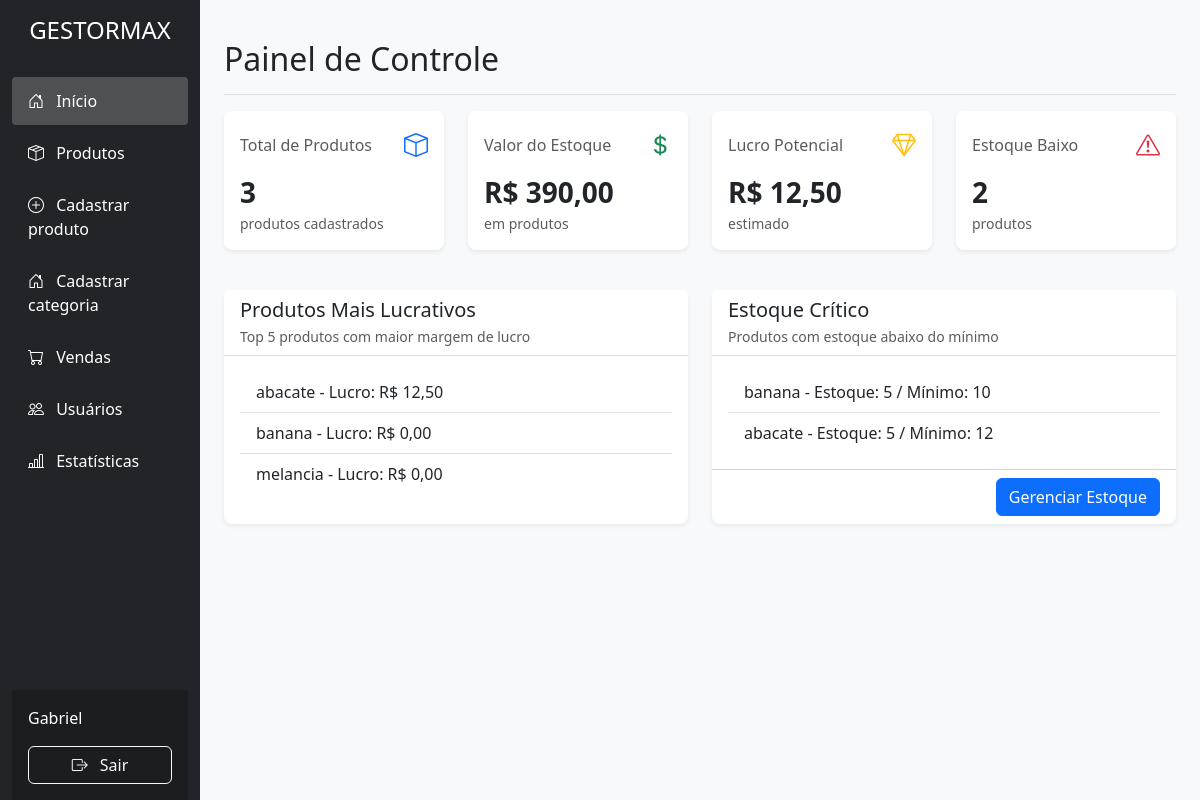
The page /pages/dashboard.php (signed in) on the database as committed earlier.
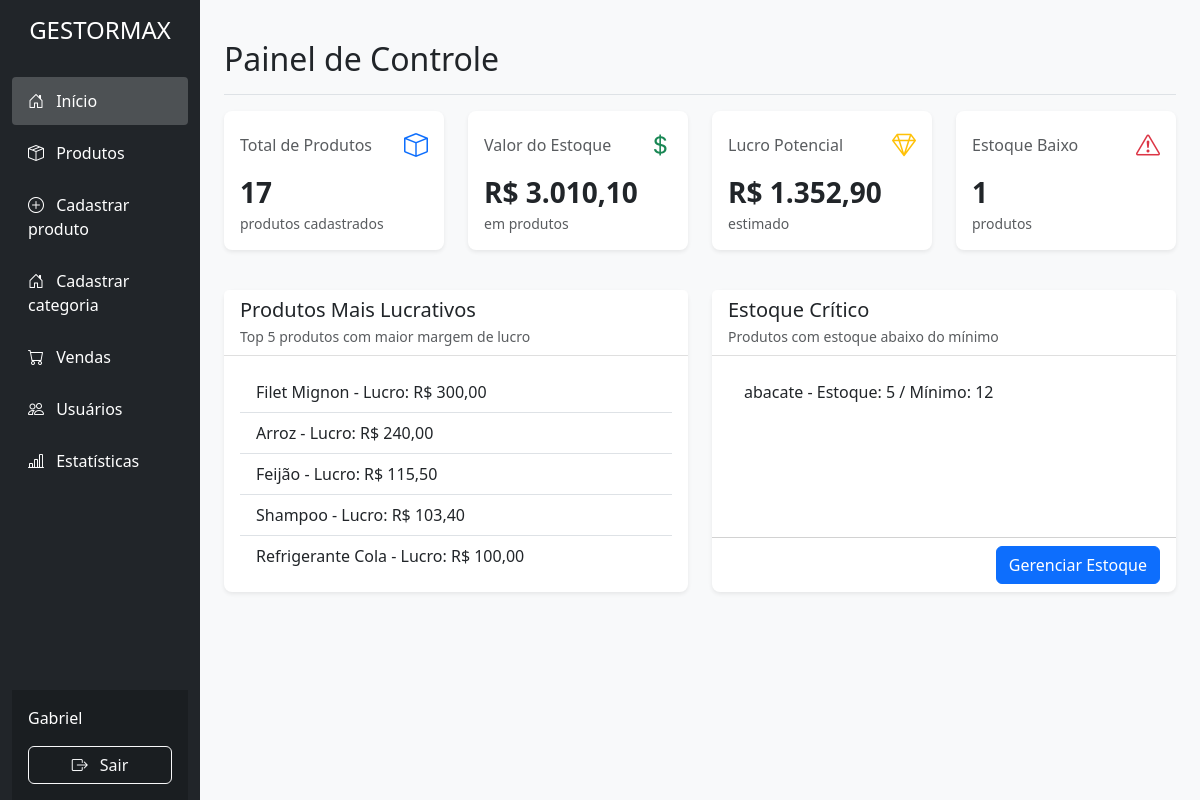
The same page on the database as committed later.
### tables this page shows
CREATE TABLE `produtos` (
  `id` int(11) NOT NULL,
  `nome` varchar(100) NOT NULL,
  `categoria_id` int(11) DEFAULT NULL,
  `quantidade_inicial` int(11) NOT NULL,
  `quantidade_minima` int(11) NOT NULL,
  `custo` decimal(10,2) NOT NULL,
  `valor_venda` decimal(10,2) NOT NULL
);

### pages/dashboard.php (the view, shortened to what the changed rows need)
<?php
include 'conexao.php';
$sqlTotal = "SELECT COUNT(*) AS total FROM produtos";
$resTotal = $conn->query($sqlTotal);
$totalProdutos = $resTotal->fetch_assoc()['total'] ?? 0;
$sqlValorEstoque = "SELECT SUM(custo * quantidade_inicial) AS valor_estoque FROM produtos";
$resValorEstoque = $conn->query($sqlValorEstoque);
$valorEstoque = $resValorEstoque->fetch_assoc()['valor_estoque'] ?? 0;
$sqlLucroPotencial = "SELECT SUM((valor_venda - custo) * quantidade_inicial) AS lucro_potencial FROM produtos";
$resLucroPotencial = $conn->query($sqlLucroPotencial);
$lucroPotencial = $resLucroPotencial->fetch_assoc()['lucro_potencial'] ?? 0;
$sqlEstoqueBaixo = "SELECT COUNT(*) AS estoque_baixo FROM produtos WHERE quantidade_inicial < quantidade_minima";
$resEstoqueBaixo = $conn->query($sqlEstoqueBaixo);
$estoqueBaixo = $resEstoqueBaixo->fetch_assoc()['estoque_baixo'] ?? 0;
$sqlTopLucrativos = "SELECT nome, quantidade_inicial, custo, valor_venda,
    ((valor_venda - custo) * quantidade_inicial) AS lucro_total
    FROM produtos
    ORDER BY lucro_total DESC
    LIMIT 5";
$resTopLucrativos = $conn->query($sqlTopLucrativos);
$sqlCriticos = "SELECT nome, quantidade_inicial, quantidade_minima FROM produtos WHERE quantidade_inicial < quantidade_minima";
$resCriticos = $conn->query($sqlCriticos);
?>
<!DOCTYPE html>
<html lang="pt-BR">
<head>
  <link href="https://cdn.jsdelivr.net/npm/bootstrap@5.3.0/dist/css/bootstrap.min.css" rel="stylesheet" />
  <link rel="stylesheet" href="https://cdn.jsdelivr.net/npm/bootstrap-icons@1.10.0/font/bootstrap-icons.css" />
  <link rel="stylesheet" href="../styles/dashboard.css" />
  <link rel="stylesheet" href="../styles/sidebar.css" />
</head>
<body>
  <div class="container-fluid">
    <div class="row">
      <?php include '../INCLUDE/sidebar.php'; ?>
      <main class="col-md-9 ms-sm-auto col-lg-10 px-md-4 py-4">
        <div
          class="d-flex justify-content-between flex-wrap flex-md-nowrap align-items-center pt-3 pb-2 mb-3 border-bottom"
        >
          <h1 class="h2">Painel de Controle</h1>
        </div>
        <div class="row mb-4">
          <div class="col-sm-6 col-lg-3 mb-3">
            <div class="card stat-card h-100">
              <div class="card-body">
                <div class="d-flex justify-content-between align-items-center mb-2">
                  <h3 class="h6 text-muted mb-0">Total de Produtos</h3>
                  <i class="bi bi-box text-primary fs-4"></i>
                </div>
                <div class="stat-value" id="total-produtos"><?= $totalProdutos ?></div>
                <p class="text-muted mb-0 small">produtos cadastrados</p>
              </div>
            </div>
          </div>
          <div class="col-sm-6 col-lg-3 mb-3">
            <div class="card stat-card h-100">
              <div class="card-body">
                <div class="d-flex justify-content-between align-items-center mb-2">
                  <h3 class="h6 text-muted mb-0">Valor do Estoque</h3>
                  <i class="bi bi-currency-dollar text-success fs-4"></i>
                </div>
                <div class="stat-value" id="valor-estoque">R$ <?= number_format($valorEstoque, 2, ',', '.') ?></div>
                <p class="text-muted mb-0 small">em produtos</p>
              </div>
            </div>
          </div>
          <div class="col-sm-6 col-lg-3 mb-3">
            <div class="card stat-card h-100">
              <div class="card-body">
                <div class="d-flex justify-content-between align-items-center mb-2">
                  <h3 class="h6 text-muted mb-0">Lucro Potencial</h3>
                  <i class="bi bi-gem text-warning fs-4"></i>
                </div>
                <div class="stat-value" id="lucro-potencial">R$ <?= number_format($lucroPotencial, 2, ',', '.') ?></div>
                <p class="text-muted mb-0 small">estimado</p>
              </div>
            </div>
          </div>
          <div class="col-sm-6 col-lg-3 mb-3">
            <div class="card stat-card h-100">
              <div class="card-body">
                <div class="d-flex justify-content-between align-items-center mb-2">
                  <h3 class="h6 text-muted mb-0">Estoque Baixo</h3>
                  <i class="bi bi-exclamation-triangle text-danger fs-4"></i>
                </div>
                <div class="stat-value" id="estoque-baixo"><?= $estoqueBaixo ?></div>
                <p class="text-muted mb-0 small">produtos</p>
              </div>
            </div>
          </div>
        </div>
        <div class="row">
          <div class="col-lg-6 mb-4">
            <div class="card h-100">
              <div class="card-header">
                <h2 class="h5 card-title mb-1">Produtos Mais Lucrativos</h2>
              </div>
              <div class="card-body">
                <ul class="list-group list-group-flush" id="produtos-lucrativos">
                  <?php
                  if ($resTopLucrativos && $resTopLucrativos->num_rows > 0) {
                      while ($prod = $resTopLucrativos->fetch_assoc()) {
                          echo "<li class='list-group-item'>";
                          echo htmlspecialchars($prod['nome']) . " - Lucro: R$ " . number_format($prod['lucro_total'], 2, ',', '.');
                          echo "</li>";
                      }
                  } else {
                      echo "<li class='list-group-item text-muted fst-italic'>Nenhum produto cadastrado</li>";
                  }
                  ?>
                </ul>
              </div>
            </div>
          </div>
          <div class="col-lg-6 mb-4">
            <div class="card h-100">
              <div class="card-header">
                <h2 class="h5 card-title mb-1">Estoque Crítico</h2>
              </div>
              <div class="card-body">
                <ul class="list-group list-group-flush" id="produtos-criticos">
                  <?php
                  if ($resCriticos && $resCriticos->num_rows > 0) {
                      while ($prod = $resCriticos->fetch_assoc()) {
                          echo "<li class='list-group-item'>";
                          echo htmlspecialchars($prod['nome']) . " - Estoque: " . intval($prod['quantidade_inicial']) . " / Mínimo: " . intval($prod['quantidade_minima']);
                          echo "</li>";
                      }
                  } else {
                      echo "<li class='list-group-item text-muted fst-italic'>Nenhum produto com estoque crítico</li>";
                  }
                  ?>
                </ul>
              </div>
            </div>
          </div>
        </div>
      </main>
    </div>
  </div>
</body>
</html>

Rows that differ between the two databases and show on the page:
removed produtos: nome "banana", lucro_total "0,00", quantidade_inicial "5", quantidade_minima "10"
no longer on this page (row unchanged): produtos: nome "melancia", lucro_total "0,00", shown under "Produtos Mais Lucrativos"
no longer on one of the page's lists (row unchanged): produtos: nome "abacate"
added produtos: nome "Filet Mignon", lucro_total "300,00", shown under "Produtos Mais Lucrativos"
added produtos: nome "Arroz", lucro_total "240,00", shown under "Produtos Mais Lucrativos"
added produtos: nome "Feijão", lucro_total "115,50", shown under "Produtos Mais Lucrativos"
added produtos: nome "Shampoo", lucro_total "103,40", shown under "Produtos Mais Lucrativos"
added produtos: nome "Refrigerante Cola", lucro_total "100,00", shown under "Produtos Mais Lucrativos"
Other text that changed with them:
$totalProdutos: "3" → "17"
$valorEstoque: "390,00" → "3.010,10"
$lucroPotencial: "12,50" → "1.352,90"
$estoqueBaixo: "2" → "1"
